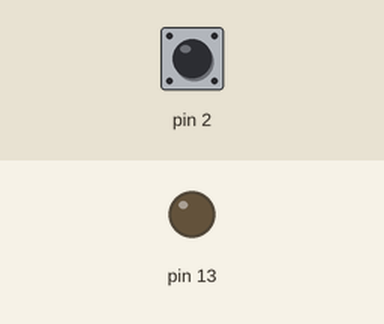
Bench run of a sketch on a simulated Arduino Uno, built with avr-gcc and run on an emulated ATmega328P. On the bench: output pins drawn as LEDs (lit = HIGH). Inputs (shaded band) come from the test bench; at power-on: pin 2 HIGH.

Above: at 1.2 s.
1.3 s: pin 2 pulled LOW for 0.15 s
At 1.7 s:
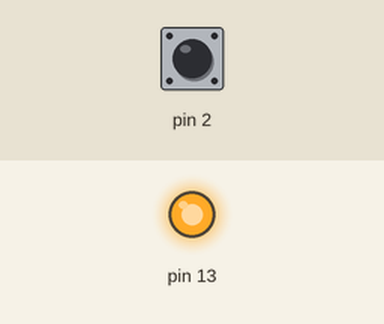
Timing chart, 0 to 4.3 s (numbered marks = the images above; inputs shaded):
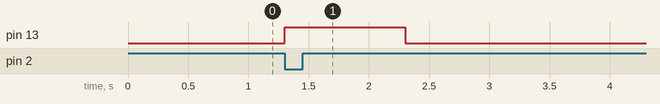

Measured:
- after the input at 1.3 s, pin 13: LOW → HIGH at once, → LOW 1.0 s later

The sketch:

triggerConverter.ino
```cpp
static bool interrupted;

void setup()
{

  pinMode(2, INPUT_PULLUP);
  pinMode(13, OUTPUT);

  interrupted = false;

  attachInterrupt(digitalPinToInterrupt(2), procInterrupt, FALLING);
}

void loop()
{
  if (interrupted){
  digitalWrite(13,HIGH);
  delay(1000);
  digitalWrite(13,LOW);
  interrupted = false;
  }
}

void procInterrupt()
{
  interrupted = true;
}
```
